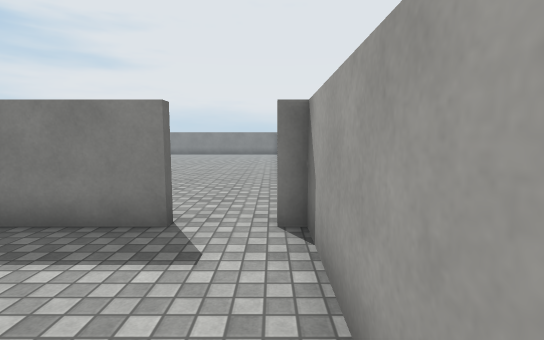
[1] (above)

21 first-person views from a walk through a Unity game level. The camera is 1.4 m above the floor, tilts 6° down and sees 85° across. The floor is counted in squares, 1 m on a side. Each view is taken from the middle of a square. On the plan, view 1 faces up. The plan holds only what a view shows up to about 14 squares ahead; the rest is blank. The player is left out. Surface patterns are stand-ins for the level's own textures.

[2]
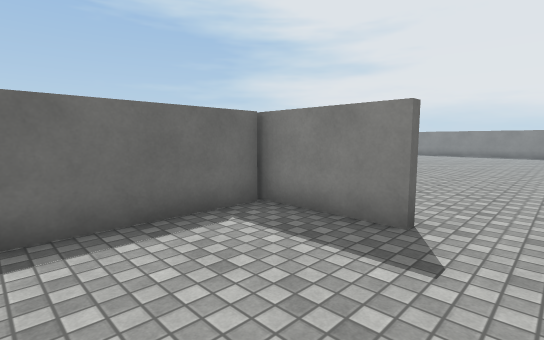

[3]
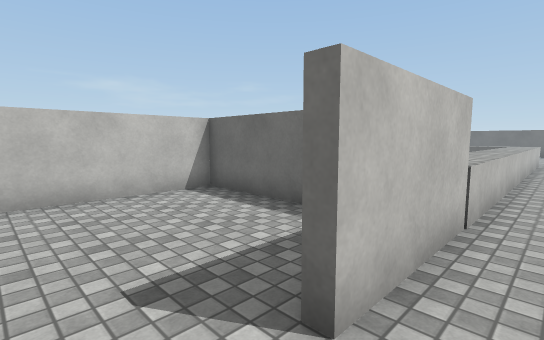

[4]
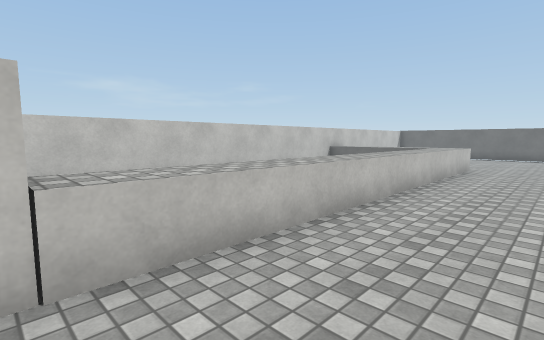

[5]
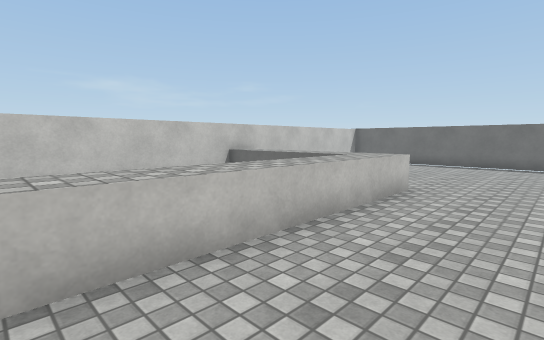

[6]
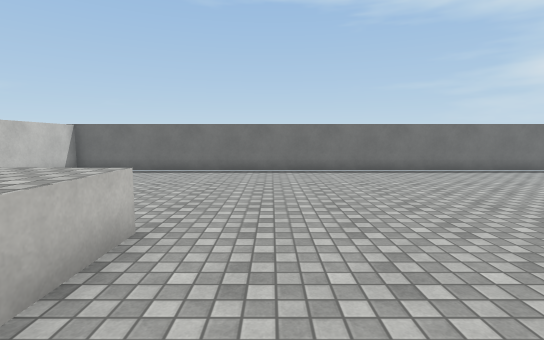

[7]
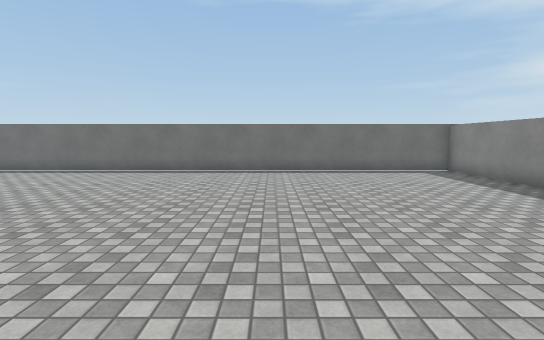

[8]
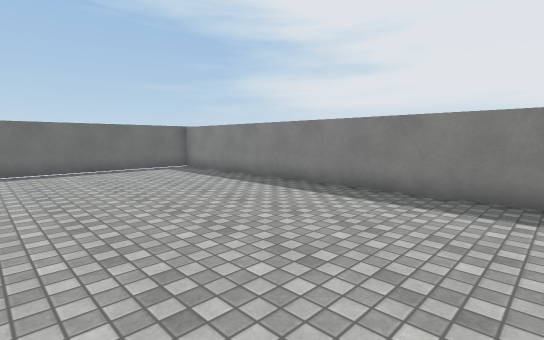

[9]
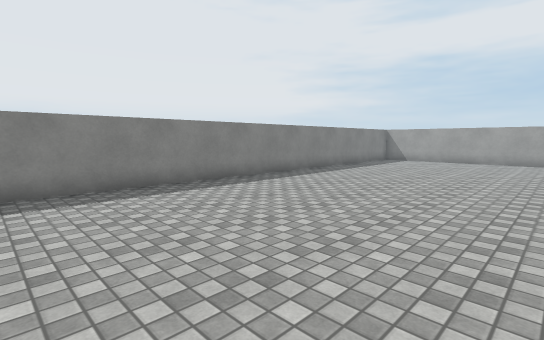

[10]
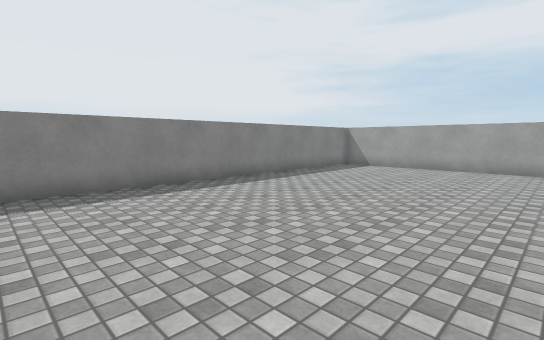

[11]
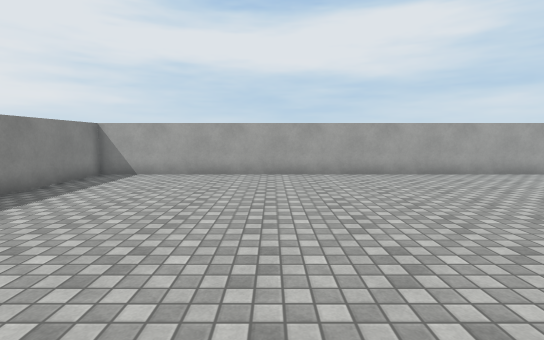

[12]
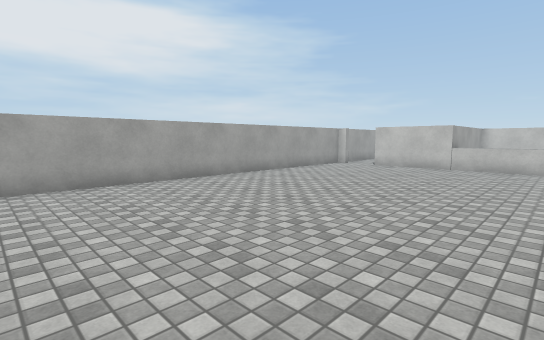

[13]
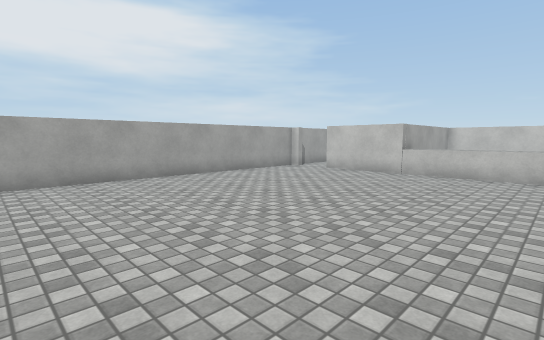

[14]
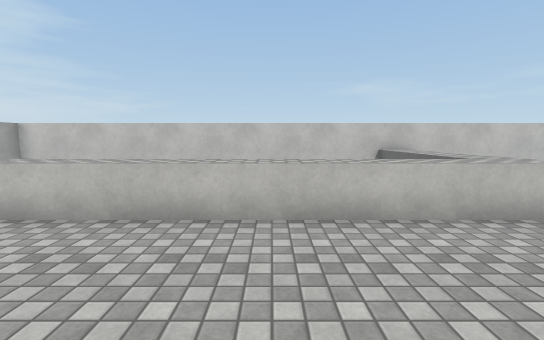

[15]
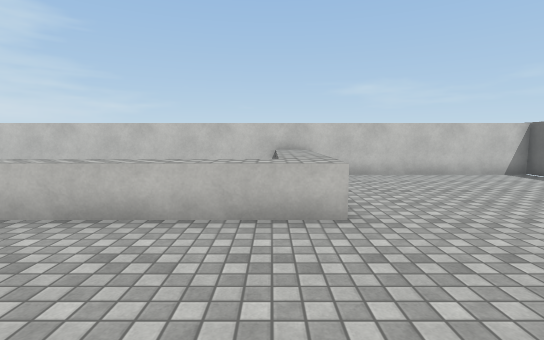

[16]
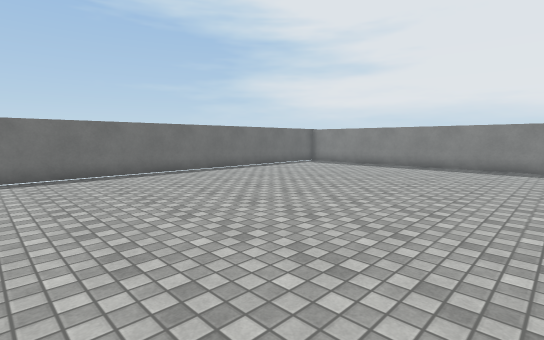

[17]
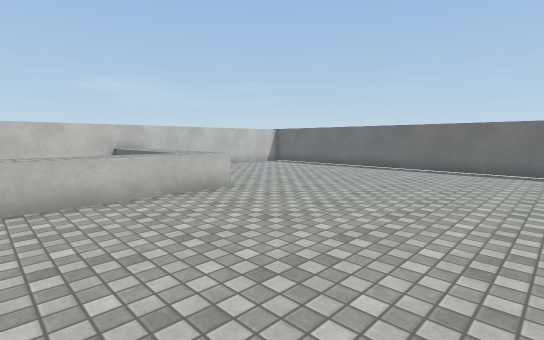

[18]
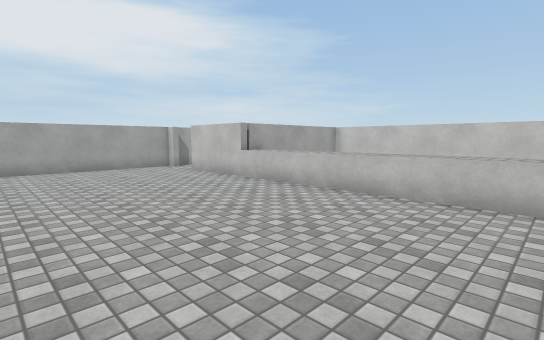

[19]
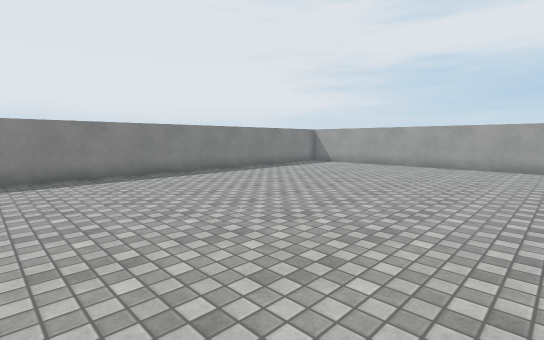

[20]
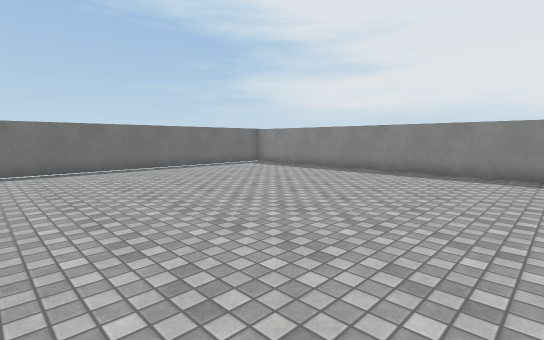

[21]
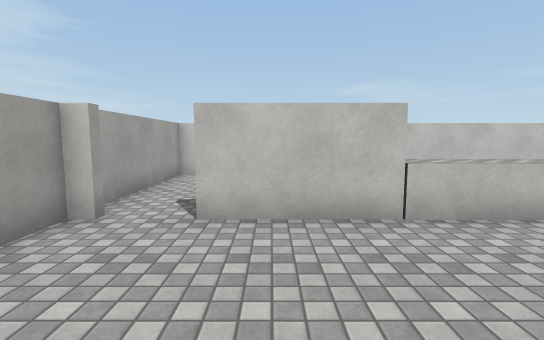

### Floor plan
Key: @ floor where view 1 was taken; # wall or solid block; . floor; ^ raised ledge.
Columns run from 29 left of view 1 to 1 right of it. Each row starts with its distance up from view 1.
 28 ###############################
 27 #.............................#
 26 #.............................#
 25 #.............................#
 24 #.............................#
 23 #.............................#
 22 #.............................#
 21 #.............................#
 20 #.............................#
 19 #.............................#
 18 #.............................#
 17 #.............................#
 16 #.............. ..............#
 15 #............ .    ...........#
 14 #............      ...........#
 13 #...........       ...........#
 12 #............ .. .............#
 11 #.............  ..............#
 10 #.............................#
  9 #.............................#
  8 #.............................#
  7 #.............................#
  6 #.............................#
  5 #........^^^^^^^^^^^^^^^####..#
  4 #........^^^^^^^^^^^^^^^#.....#
  3 #........^^             #.....#
  2 #........^^             #.....#
  1 #........^^             #.....#
  0 #....... ^^             #....@#
 -1 #....... ^^             #.....#
 -2 ###############################

Positions as (right, up) in squares from view 1, and headings:
1: (0, 0), facing up
2: (0, 0), facing up-left
3: (0, 6), facing down-left
4: (-5, 8), facing down-left
5: (-12, 8), facing down-left
6: (-16, 7), facing left
7: (-16, 20), facing left
8: (-15, 20), facing up-left
9: (-19, 19), facing up-right
10: (-14, 19), facing up-right
11: (-11, 21), facing right
12: (-9, 20), facing down-right
13: (-10, 17), facing down-right
14: (-15, 10), facing down
15: (-19, 10), facing down
16: (-17, 12), facing up-left
17: (-15, 12), facing down-left
18: (-14, 12), facing down-right
19: (-15, 16), facing up-right
20: (-15, 15), facing up-left
21: (-3, 10), facing down
